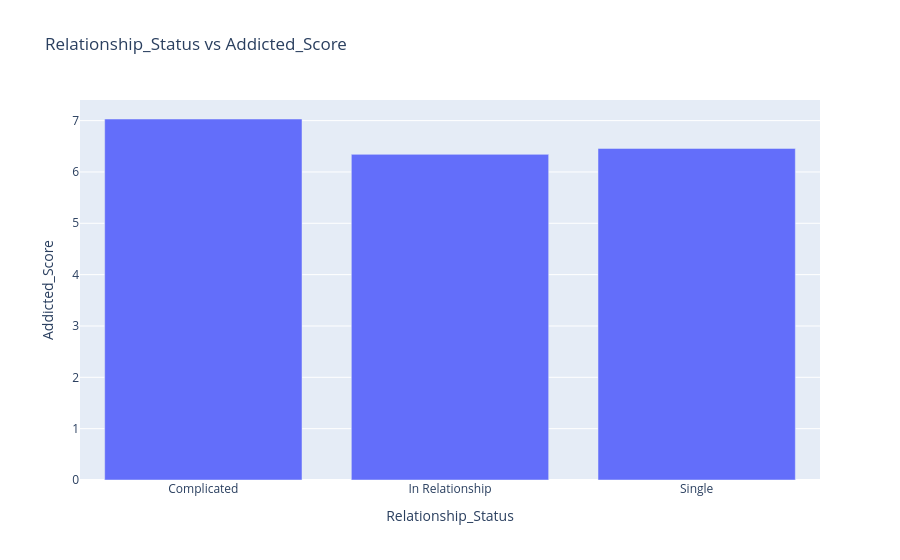

Notebook code cell kept with this figure:
### Code cell
fig = px.bar(relationship,
            x='Relationship_Status',
            y='Addicted_Score',
            title='Relationship_Status vs Addicted_Score',)
fig.show()

### Figure 1 — Plotly figure (JSON) as saved in the notebook; plotly's stock layout.template omitted (floating-point values rounded to 4 significant figures)
{"data": [{"hovertemplate": "Relationship_Status=%{x}<br>Addicted_Score=%{y}<extra></extra>", "legendgroup": "", "marker": {"color": "#636efa", "pattern": {"shape": ""}}, "name": "", "orientation": "v", "showlegend": false, "textposition": "auto", "type": "bar", "x": ["Complicated", "In Relationship", "Single"], "xaxis": "x", "y": [7.031, 6.343, 6.458], "yaxis": "y"}], "layout": {"barmode": "relative", "legend": {"tracegroupgap": 0}, "title": {"text": "Relationship_Status vs Addicted_Score"}, "xaxis": {"anchor": "y", "domain": [0, 1], "title": {"text": "Relationship_Status"}}, "yaxis": {"anchor": "x", "domain": [0, 1], "title": {"text": "Addicted_Score"}}}}
